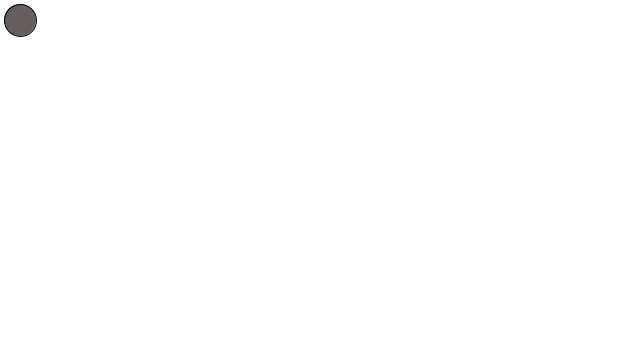
Frame 1 (no input)
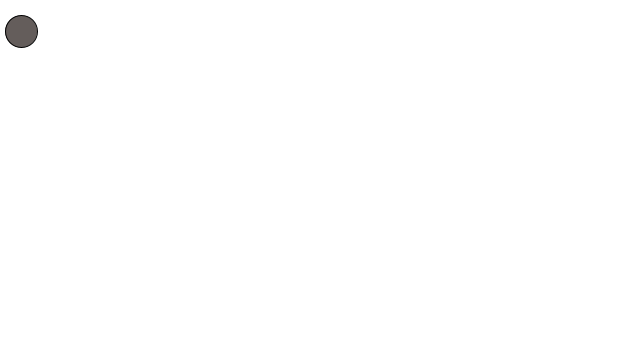
Frame 60 (the mouse pressed at the canvas centre just before this capture)
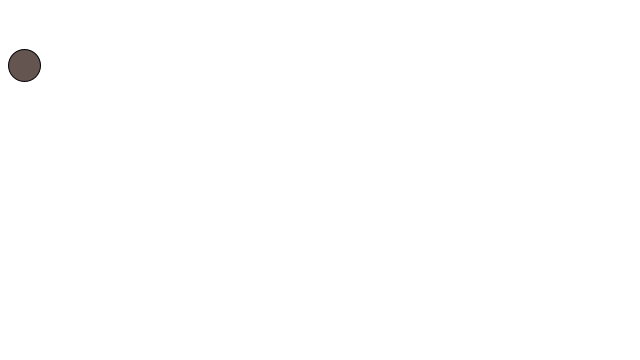
Frame 120 (the mouse held since frame 60 and released just before this capture)

The Processing sketch that drew these frames (run headless with seeded random() and noise(); from frame 60 on, the mouse is pressed at the canvas centre):

// Processing sketch: Bouncing_Ball
// ── Bouncing_Ball.pde
Mover m;

void setup() {
  size(640,360);
  m = new Mover();
}

void draw() {
 background(255);
 
 PVector wind = new PVector(0.01,0);
  PVector gravity = new PVector(0,0.1);
  m.applyForce(wind);
  m.applyForce(gravity);


  m.update();
  m.display();
  m.checkEdges();

}
    

// ── Mover.pde
class Mover {
   PVector position;
   PVector velocity;
   PVector acceleration;
   float mass;
   int color1;
   int color2;
   int color3;
   int posx;
   int posy;
  
  
 //Inital Conditions
 Mover() {
   mass = 16;
   position = new PVector(20,20);
   velocity = new PVector(0,0);
   acceleration = new PVector(0,0);
  
 }
 
 void applyForce(PVector force) {
   PVector f = PVector.div(force,mass);
   acceleration.add(f);
 }
 
  //Environment Physics
 void update() {
   velocity.add(acceleration);
   position.add(velocity);
   acceleration.mult(0);
 }
  
 void display(){
   colorMode(HSB);
   stroke(0);
   posx = int(position.x);
   posy = int(position.y);
   color1 = int(map(posx,0,640,0,255));
   color2 = int(map(posy,0,360,0,255));
   fill(color1,color2,100);
   color3 = int(map(abs(velocity.y),0,4,0,255));
   ellipse(position.x,position.y,mass*2,mass*2);
   println(color3);
 }
  
 void checkEdges() {
   if (position.x > width) {
     position.x=width;
     velocity.x *= -1;
   } else if (position.x <0) {
     velocity.x *= -1;
     position.x = 0;
   }
    
   if (position.y > height) {
     position.y=height;
     velocity.y *= -1;
   } else if (position.y <0) {
     velocity.y *= -1;
     position.y = 0;
   }
 }
}
